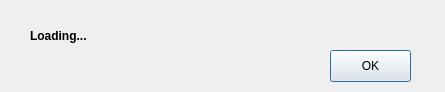
<?xml version="1.0" encoding="UTF-8"?>
<ui version="4.0">
 <class>Update</class>
 <widget class="QDialog" name="Update">
  <property name="geometry">
   <rect>
    <x>0</x>
    <y>0</y>
    <width>445</width>
    <height>92</height>
   </rect>
  </property>
  <property name="windowTitle">
   <string>Update</string>
  </property>
  <property name="styleSheet">
   <string notr="true">#label_update_status {
	font-weight: bold;
	width: 100px;
}</string>
  </property>
  <widget class="QLabel" name="label_update_status">
   <property name="geometry">
    <rect>
     <x>30</x>
     <y>20</y>
     <width>301</width>
     <height>31</height>
    </rect>
   </property>
   <property name="text">
    <string>Loading...</string>
   </property>
  </widget>
  <widget class="QPushButton" name="pushButton">
   <property name="geometry">
    <rect>
     <x>330</x>
     <y>50</y>
     <width>81</width>
     <height>32</height>
    </rect>
   </property>
   <property name="text">
    <string>OK</string>
   </property>
   <property name="default">
    <bool>true</bool>
   </property>
  </widget>
 </widget>
 <resources/>
 <connections/>
</ui>
